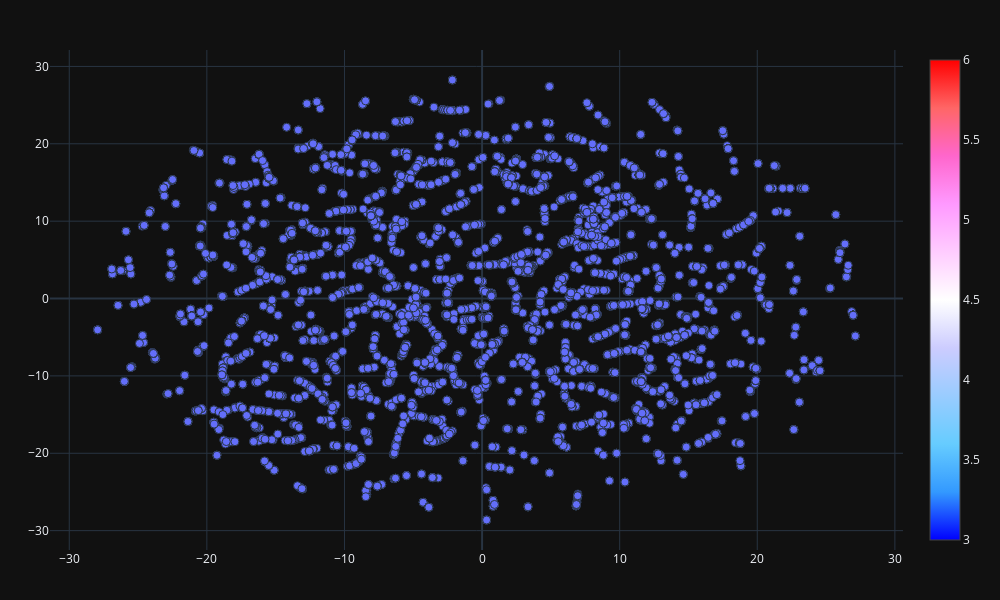

Notebook source saved alongside this figure:
### Code cell
plot_2d(tsne[:, 0], tsne[:, 1])

### Figure 1 — Plotly figure (JSON) as saved in the notebook; plotly's stock layout.template omitted (floating-point values rounded to 4 significant figures; data arrays with more than 128 entries replaced by an {"elided": "..."} marker saying what was removed)
{"data": [{"marker": {"colorscale": [[0, "rgb(0,0,255)"], [0.1, "rgb(51,153,255)"], [0.2, "rgb(102,204,255)"], [0.3, "rgb(153,204,255)"], [0.4, "rgb(204,204,255)"], [0.5, "rgb(255,255,255)"], [0.6, "rgb(255,204,255)"], [0.7, "rgb(255,153,255)"], [0.8, "rgb(255,102,204)"], [0.9, "rgb(255,102,102)"], [1, "rgb(255,0,0)"]], "line": {"width": 1}, "showscale": true, "size": 8}, "mode": "markers", "type": "scatter", "x": {"elided": "20000 float values"}, "y": {"elided": "20000 float values"}}], "layout": {"height": 600, "margin": {"b": 50, "l": 50, "r": 50, "t": 50}, "width": 1000}}
